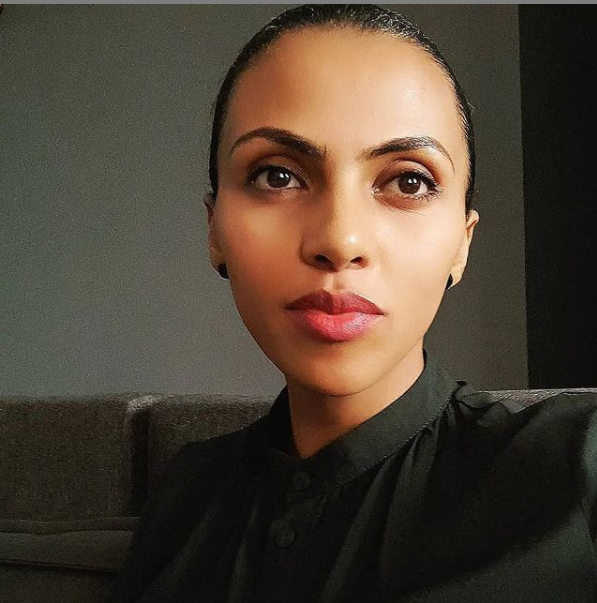
%> input picture Zeritu.png, 597 x 603 px
$ octave blur_image_2.m   (GNU Octave 9; MATLAB toolbox functions it lacks are replaced by stand-ins)
%> lines starting %> are read from the running program, lines starting %| are printed output that depends on the picture
%% AAiT_DSP_Project_Section_3C_2021

% this function loads a picture and blurrs it.

%%Compressing Higher frequencies
clc;

im = imread('Zeritu.png');
%> im is the input picture: size 603x597x3 uint8; mean R, G, B 78.6, 66.2, 52.9
gaussianfilter = fspecial ('gaussian',[7,7],5)


gausspom = filter2(gaussianfilter,im(:,:,1))
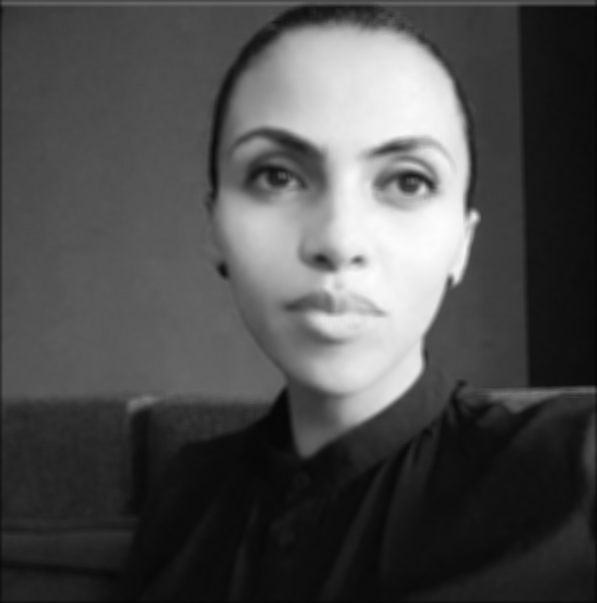
%> gausspom: size 603x597 double; min 6.06, max 252.4, mean 78.3

% only red components of the image is getting blurred

%gaussianpom = imfilter(im, gaussianfilter, 'symmetric', 'conv');
subplot(1, 2, 1), image(im(:,:,1));
subplot(1, 2, 2), image(uint8(gaussianpom)), title('Blured image, blurmatrix7');
%> (this line was passed over: gaussianpom is not available in this run)
%> after `title('Blured image, blurmatrix7')`:
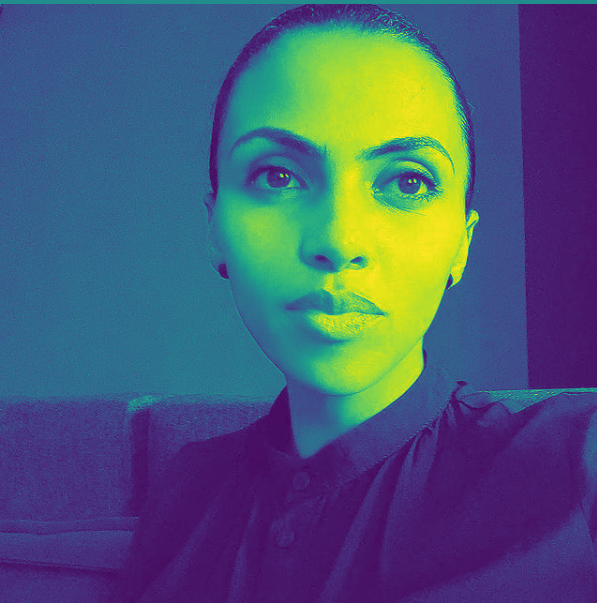
%> displayed picture: size 603x597x3, on the screen's scale of 0 to 255; mean R, G, B 74.5, 90.4, 117.3

$ run again, with build.jpg saved as Zeritu.png
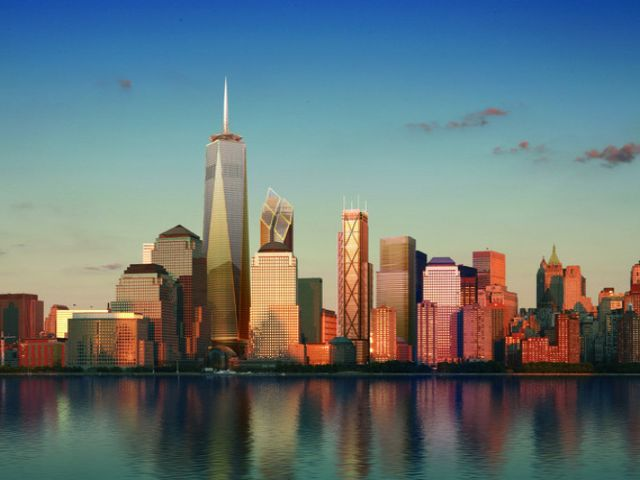
%> input picture build.jpg, 640 x 480 px
%> im is the input picture: size 480x640x3 uint8; mean R, G, B 102.1, 117.3, 119.1
%> `gausspom = filter2(gaussianfilter,im(:,:,1))`:
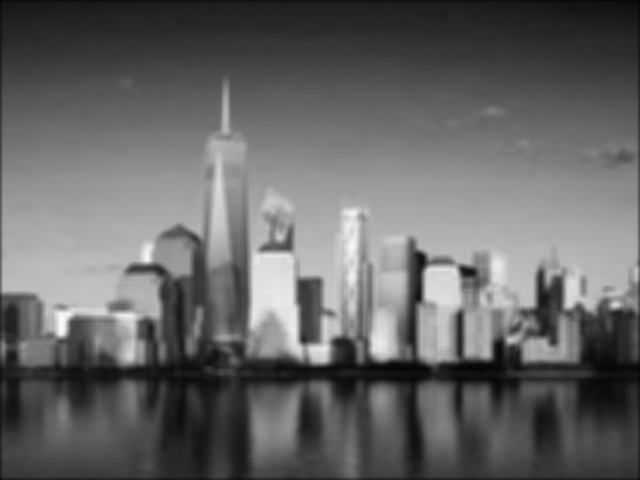
%> gausspom: size 480x640 double; min 4.94, max 249.8, mean 101.7
%> `title('Blured image, blurmatrix7')`:
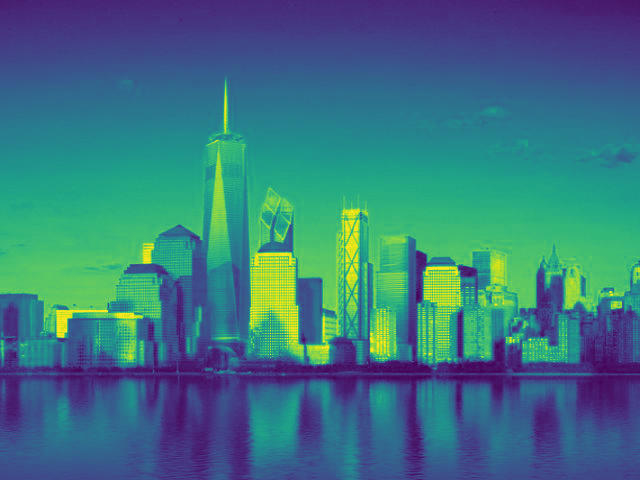
%> displayed picture: size 480x640x3, on the screen's scale of 0 to 255; mean R, G, B 58.5, 116.9, 128.5
